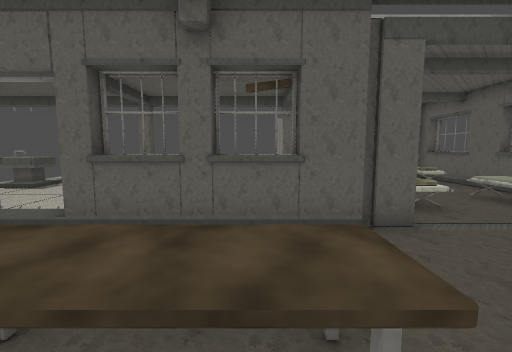
view 1 (above)

12 first-person views from a walk through a level from a Godot 3-D game. The camera is 1.5 m above the floor, tilts 6° down and sees 90° across. The floor is counted in squares, 1 m on a side. Each view is taken from the middle of a square. On the plan, view 1 faces up. The plan holds only what a view shows up to about 13 squares ahead; the rest is blank. Some surface patterns are stand-ins.

view 2
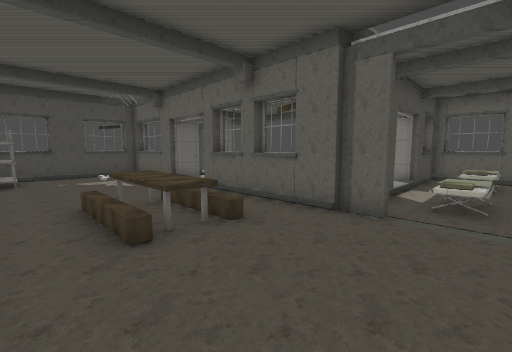

view 3
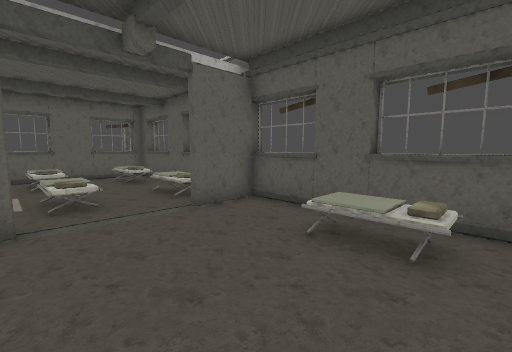

view 4
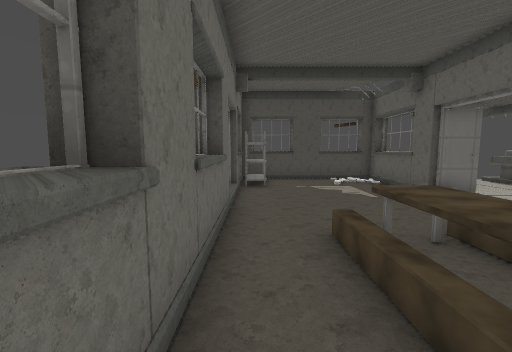

view 5
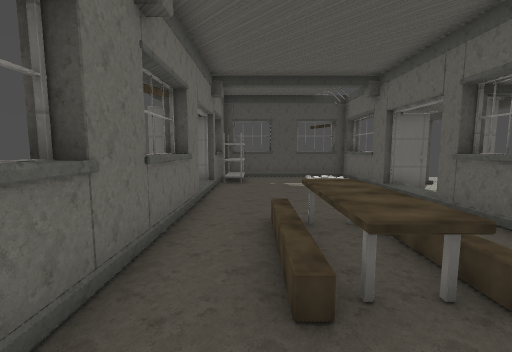

view 6
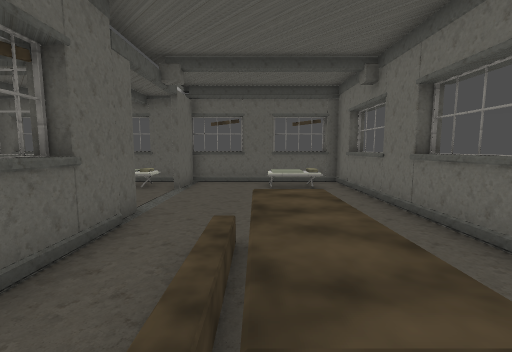

view 7
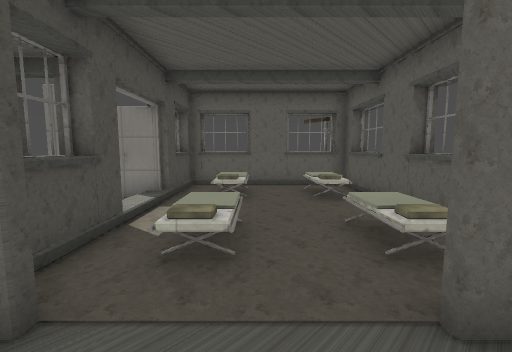

view 8
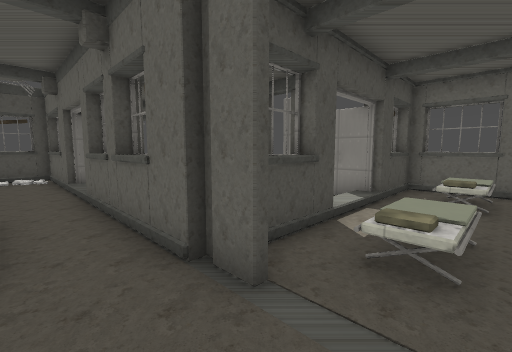

view 9
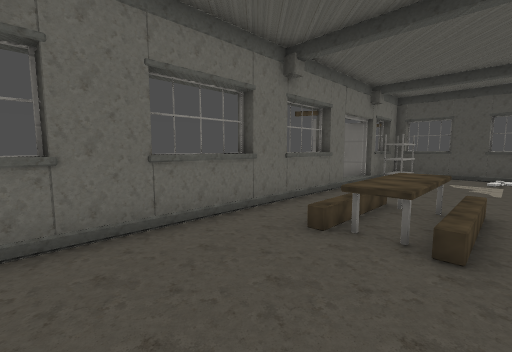

view 10
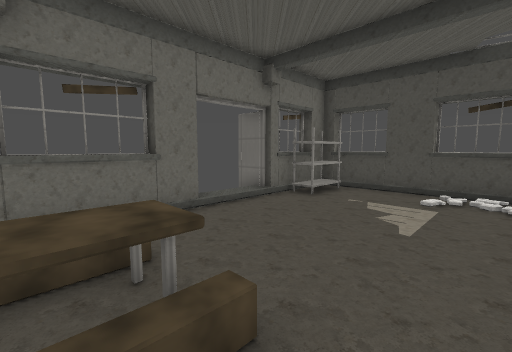

view 11
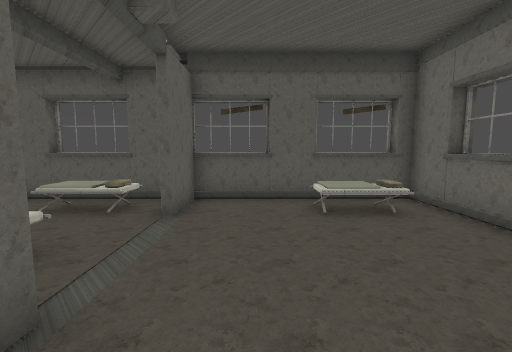

view 12
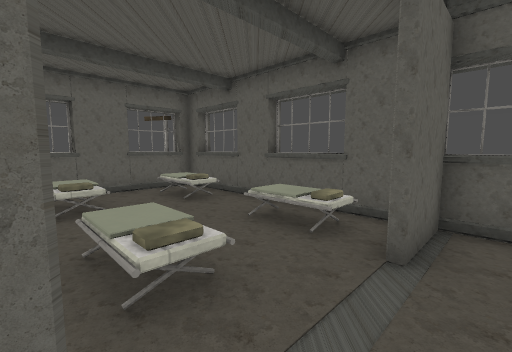

### Floor plan
Key: @ floor where view 1 was taken; # wall or solid block; x gap in a wall; . main floor; : floor 0.25 m higher than the main floor; / step, stairs or slope; = window, fence, low wall or low ledge; ^ raised ledge.
Columns run from 11 left of view 1 to 9 right of it. Each row starts with its distance up from view 1.
 15                    #
 14              #^^##^##
 13              ^......^
 12              ^.^..^^^
 11  ^^         ##.^..^^^
 10  ...         :......#
  9   ...        :......^
  8    ...      ##.^..^.^
  7    #...     #^.^..^^^
  6      #.#    .^.^..^=#
  5 #^^^##:##^#####...##^
  4 ^//.................^
  3 ^/..................^
  2 #........^^^^.......#
  1 #........^^^^.....^.^
  0 ^..........@......^.#
 -1 ^###................^
 -2 #^^x:::#^^^#^^^#^^^##
 -3    #   #

Positions as (right, up) in squares from view 1, and headings:
1: (0, 0), facing up
2: (5, -1), facing up-left
3: (3, -1), facing up-right
4: (2, -1), facing left
5: (3, 0), facing left
6: (-3, 2), facing right
7: (5, 3), facing up
8: (5, 3), facing up-left
9: (5, 3), facing down-left
10: (-1, 4), facing down-left
11: (1, 3), facing right
12: (3, 4), facing up-right
